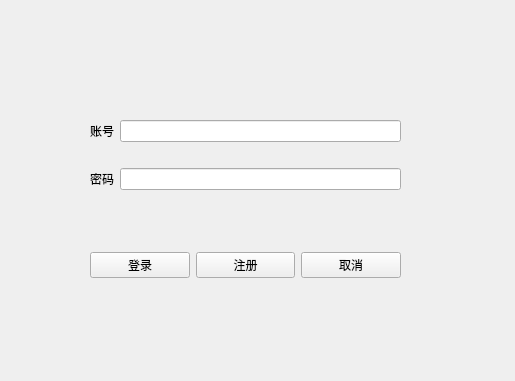
<?xml version="1.0" encoding="UTF-8"?>
<ui version="4.0">
 <class>widget</class>
 <widget class="QWidget" name="widget">
  <property name="geometry">
   <rect>
    <x>0</x>
    <y>0</y>
    <width>515</width>
    <height>381</height>
   </rect>
  </property>
  <property name="windowTitle">
   <string>Form</string>
  </property>
  <widget class="QWidget" name="">
   <property name="geometry">
    <rect>
     <x>90</x>
     <y>100</y>
     <width>311</width>
     <height>111</height>
    </rect>
   </property>
   <layout class="QGridLayout" name="gridLayout">
    <item row="0" column="0">
     <widget class="QLabel" name="label">
      <property name="text">
       <string>账号</string>
      </property>
     </widget>
    </item>
    <item row="0" column="1">
     <widget class="QLineEdit" name="lineEdit"/>
    </item>
    <item row="1" column="0">
     <widget class="QLabel" name="label_2">
      <property name="text">
       <string>密码</string>
      </property>
     </widget>
    </item>
    <item row="1" column="1">
     <widget class="QLineEdit" name="lineEdit_2"/>
    </item>
   </layout>
  </widget>
  <widget class="QWidget" name="">
   <property name="geometry">
    <rect>
     <x>90</x>
     <y>230</y>
     <width>311</width>
     <height>71</height>
    </rect>
   </property>
   <layout class="QHBoxLayout" name="horizontalLayout">
    <item>
     <widget class="QPushButton" name="denglu">
      <property name="text">
       <string>登录</string>
      </property>
     </widget>
    </item>
    <item>
     <widget class="QPushButton" name="zhuce">
      <property name="text">
       <string>注册</string>
      </property>
     </widget>
    </item>
    <item>
     <widget class="QPushButton" name="quxiao">
      <property name="text">
       <string>取消</string>
      </property>
     </widget>
    </item>
   </layout>
  </widget>
 </widget>
 <resources/>
 <connections/>
</ui>
